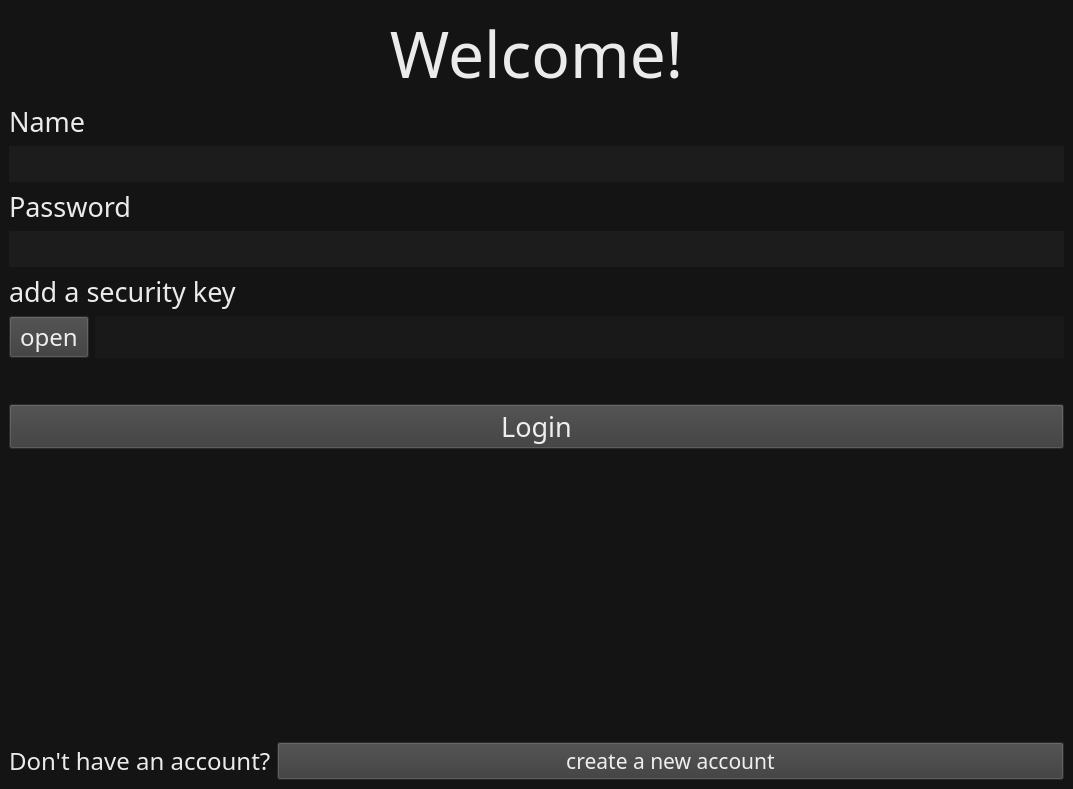
<?xml version="1.0" encoding="UTF-8"?>
<ui version="4.0">
 <class>MainWindow</class>
 <widget class="QMainWindow" name="MainWindow">
  <property name="geometry">
   <rect>
    <x>0</x>
    <y>0</y>
    <width>1073</width>
    <height>789</height>
   </rect>
  </property>
  <property name="font">
   <font>
    <family>Secular One</family>
   </font>
  </property>
  <property name="windowTitle">
   <string>MainWindow</string>
  </property>
  <property name="styleSheet">
   <string notr="true">#centralwidget {background-color:rgba(20, 20, 20, 250);}
#Form {background-color:rgba(20, 20, 20, 250);}
QMainWindow{background-color:rgba(20, 20, 20, 250);}

QWidget{
	color:rgba(249, 249, 249, 240);
}

QMenuBar{background-color:rgba(20, 20, 20, 250);}
QMenu{background-color:rgba(20, 20, 20, 250);}
QMenu::item:selected{background-color:rgba(229, 229, 229, 100);}
QMenuBar::item:selected{background-color:rgba(229, 229, 229, 100);}
QListWidget{background-color:rgba(20, 20, 20, 250);}
QSpinBox{background-color:rgba(20, 20, 20, 250);}

QMenu::separator{height:5px; background-color:rgba(191, 191, 191, 100);}

QComboBox {
	color:rgba(193, 193, 193, 250);
	background-color:rgba(29, 29, 29, 250);
	border:none;
}
QComboBox QAbstractItemView{
	color:rgba(193, 193, 193, 250);
	background-color:rgba(29, 29, 29, 250);
	border:none;
}
QLineEdit {
	color:rgba(193, 193, 193, 250);
	background-color:rgba(29, 29, 29, 250);
	border:none;
}
QTextEdit {
	color:rgba(193, 193, 193, 250);
	background-color:rgba(29, 29, 29, 250);
	border:none;
}
QProgressBar {
     border: 0px solid grey;
     border-radius: 0px;
     background-color:rgba(255, 255, 255, 0);
	color:rgba(255, 255, 255, 0);
 }
QProgressBar::chunk
{
background-color: rgb(208, 46, 213);
}
QTableWidget {
    background-color: rgba(29, 29, 29, 250);
    color: rgba(193, 193, 193, 250);
}

QTableWidget::item {
    padding: 4px;
}

QTableWidget::item:selected {
    background-color: rgba(50, 50, 50, 250);
}

QTableWidget::item:focus {
    background-color: rgba(70, 70, 70, 250);
    outline: none;
}

QHeaderView::section {
    background-color: rgba(50, 50, 50, 250);
    color: rgba(193, 193, 193, 250);
    padding: 4px;
    border: none;
}

QHeaderView {
    background-color: rgba(50, 50, 50, 250);
    color: rgba(193, 193, 193, 250);
    padding: 4px;
    border: none;
}

QHeaderView::section:checked {
    background-color: rgba(70, 70, 70, 250);
}
 QTableView QTableCornerButton::section {
    background-color: rgba(50, 50, 50, 250);
 }

QPushButton{background-color:rgba(59, 59, 59, 250);}
QPushButton:hover{background-color:rgba(107, 107, 107, 250);}</string>
  </property>
  <widget class="QWidget" name="centralwidget">
   <property name="font">
    <font>
     <family>Secular One</family>
    </font>
   </property>
   <layout class="QVBoxLayout" name="verticalLayout_2">
    <item>
     <widget class="QLabel" name="label_3">
      <property name="sizePolicy">
       <sizepolicy hsizetype="Preferred" vsizetype="Fixed">
        <horstretch>0</horstretch>
        <verstretch>0</verstretch>
       </sizepolicy>
      </property>
      <property name="font">
       <font>
        <family>Secular One</family>
        <pointsize>48</pointsize>
       </font>
      </property>
      <property name="styleSheet">
       <string notr="true"/>
      </property>
      <property name="text">
       <string>Welcome!</string>
      </property>
      <property name="alignment">
       <set>Qt::AlignCenter</set>
      </property>
     </widget>
    </item>
    <item>
     <layout class="QVBoxLayout" name="verticalLayout">
      <item>
       <widget class="QLabel" name="label">
        <property name="sizePolicy">
         <sizepolicy hsizetype="Preferred" vsizetype="Maximum">
          <horstretch>0</horstretch>
          <verstretch>0</verstretch>
         </sizepolicy>
        </property>
        <property name="font">
         <font>
          <family>Secular One</family>
          <pointsize>20</pointsize>
         </font>
        </property>
        <property name="styleSheet">
         <string notr="true">qproperty-alignment: 'AlignLeft';</string>
        </property>
        <property name="text">
         <string>Name</string>
        </property>
       </widget>
      </item>
      <item>
       <widget class="QLineEdit" name="Name">
        <property name="sizePolicy">
         <sizepolicy hsizetype="Expanding" vsizetype="Preferred">
          <horstretch>0</horstretch>
          <verstretch>0</verstretch>
         </sizepolicy>
        </property>
        <property name="font">
         <font>
          <family>Secular One</family>
          <pointsize>18</pointsize>
         </font>
        </property>
        <property name="styleSheet">
         <string notr="true">qproperty-alignment: 'AlignLeft';</string>
        </property>
        <property name="alignment">
         <set>Qt::AlignLeading</set>
        </property>
        <property name="cursorMoveStyle">
         <enum>Qt::VisualMoveStyle</enum>
        </property>
       </widget>
      </item>
      <item>
       <widget class="QLabel" name="label_2">
        <property name="sizePolicy">
         <sizepolicy hsizetype="Preferred" vsizetype="Maximum">
          <horstretch>0</horstretch>
          <verstretch>0</verstretch>
         </sizepolicy>
        </property>
        <property name="font">
         <font>
          <family>Secular One</family>
          <pointsize>20</pointsize>
         </font>
        </property>
        <property name="styleSheet">
         <string notr="true">qproperty-alignment: 'AlignLeft';</string>
        </property>
        <property name="text">
         <string>Password</string>
        </property>
        <property name="alignment">
         <set>Qt::AlignLeading</set>
        </property>
       </widget>
      </item>
      <item>
       <widget class="QLineEdit" name="Password">
        <property name="sizePolicy">
         <sizepolicy hsizetype="Expanding" vsizetype="Minimum">
          <horstretch>0</horstretch>
          <verstretch>0</verstretch>
         </sizepolicy>
        </property>
        <property name="font">
         <font>
          <family>Secular One</family>
          <pointsize>18</pointsize>
         </font>
        </property>
        <property name="styleSheet">
         <string notr="true">qproperty-alignment: 'AlignLeft';</string>
        </property>
        <property name="text">
         <string/>
        </property>
        <property name="echoMode">
         <enum>QLineEdit::Password</enum>
        </property>
        <property name="alignment">
         <set>Qt::AlignLeading</set>
        </property>
        <property name="cursorMoveStyle">
         <enum>Qt::VisualMoveStyle</enum>
        </property>
       </widget>
      </item>
      <item>
       <widget class="QLabel" name="label_6">
        <property name="font">
         <font>
          <family>Secular One</family>
          <pointsize>20</pointsize>
         </font>
        </property>
        <property name="text">
         <string>add a security key</string>
        </property>
       </widget>
      </item>
      <item>
       <layout class="QHBoxLayout" name="horizontalLayout_2">
        <property name="sizeConstraint">
         <enum>QLayout::SetDefaultConstraint</enum>
        </property>
        <property name="topMargin">
         <number>0</number>
        </property>
        <item>
         <widget class="QPushButton" name="pushButton">
          <property name="sizePolicy">
           <sizepolicy hsizetype="Minimum" vsizetype="Maximum">
            <horstretch>0</horstretch>
            <verstretch>0</verstretch>
           </sizepolicy>
          </property>
          <property name="font">
           <font>
            <family>Secular One</family>
            <pointsize>18</pointsize>
           </font>
          </property>
          <property name="text">
           <string>open</string>
          </property>
         </widget>
        </item>
        <item>
         <widget class="QLabel" name="label_5">
          <property name="sizePolicy">
           <sizepolicy hsizetype="Expanding" vsizetype="Preferred">
            <horstretch>0</horstretch>
            <verstretch>0</verstretch>
           </sizepolicy>
          </property>
          <property name="font">
           <font>
            <family>Secular One</family>
            <pointsize>16</pointsize>
           </font>
          </property>
          <property name="autoFillBackground">
           <bool>false</bool>
          </property>
          <property name="styleSheet">
           <string notr="true">background-color: rgb(25, 25, 25);</string>
          </property>
          <property name="text">
           <string/>
          </property>
         </widget>
        </item>
       </layout>
      </item>
      <item>
       <spacer name="verticalSpacer_2">
        <property name="orientation">
         <enum>Qt::Vertical</enum>
        </property>
        <property name="sizeType">
         <enum>QSizePolicy::Fixed</enum>
        </property>
        <property name="sizeHint" stdset="0">
         <size>
          <width>20</width>
          <height>40</height>
         </size>
        </property>
       </spacer>
      </item>
      <item>
       <widget class="QPushButton" name="Login">
        <property name="font">
         <font>
          <family>Secular One</family>
          <pointsize>20</pointsize>
         </font>
        </property>
        <property name="cursor">
         <cursorShape>PointingHandCursor</cursorShape>
        </property>
        <property name="text">
         <string>Login</string>
        </property>
       </widget>
      </item>
      <item>
       <spacer name="verticalSpacer">
        <property name="orientation">
         <enum>Qt::Vertical</enum>
        </property>
        <property name="sizeType">
         <enum>QSizePolicy::Expanding</enum>
        </property>
        <property name="sizeHint" stdset="0">
         <size>
          <width>20</width>
          <height>40</height>
         </size>
        </property>
       </spacer>
      </item>
     </layout>
    </item>
    <item>
     <layout class="QHBoxLayout" name="horizontalLayout">
      <item>
       <widget class="QLabel" name="label_4">
        <property name="sizePolicy">
         <sizepolicy hsizetype="Maximum" vsizetype="Preferred">
          <horstretch>0</horstretch>
          <verstretch>0</verstretch>
         </sizepolicy>
        </property>
        <property name="font">
         <font>
          <family>Secular One</family>
          <pointsize>18</pointsize>
         </font>
        </property>
        <property name="text">
         <string>Don't have an account?</string>
        </property>
       </widget>
      </item>
      <item>
       <widget class="QPushButton" name="Create">
        <property name="font">
         <font>
          <family>Secular One</family>
          <pointsize>16</pointsize>
         </font>
        </property>
        <property name="cursor">
         <cursorShape>PointingHandCursor</cursorShape>
        </property>
        <property name="text">
         <string>create a new account</string>
        </property>
       </widget>
      </item>
     </layout>
    </item>
   </layout>
  </widget>
 </widget>
 <resources>
  <include location="global.qrc"/>
 </resources>
 <connections/>
</ui>
